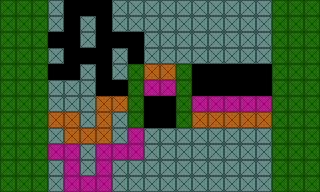

A 2D game scene composited from a Tiled map and its tileset images. What follows is a short description and the map's XML, with every tile layer's data as written:
An orthogonal 20x12 tile map with 16x16 px tiles, 1 tile layer (Tile Layer 1).

<map version="1.10" tiledversion="1.11.0" orientation="orthogonal" renderorder="right-down" width="20" height="12" tilewidth="16" tileheight="16" infinite="0" nextlayerid="2" nextobjectid="1">
 <editorsettings>
  <export target="../level_6/level_6_path.csv" format="csv" />
 </editorsettings>
 <tileset firstgid="1" source="../../tileset/Mind_the_Gap.tsx" />
 <layer id="1" name="Tile Layer 1" width="20" height="12">
  <data encoding="csv">
1,1,1,2,5,5,5,2,2,2,2,2,2,2,2,2,2,1,1,1,
1,1,1,2,5,2,5,2,2,2,2,2,2,2,2,2,2,1,1,1,
1,1,1,5,5,2,5,5,5,2,2,2,2,2,2,2,2,1,1,1,
1,1,1,2,6,6,6,2,5,2,2,2,2,2,2,2,2,1,1,1,
1,1,1,6,6,2,6,2,1,3,3,1,6,6,6,6,6,1,1,1,
1,1,1,2,2,2,6,6,1,4,4,1,5,5,5,5,5,1,1,1,
1,1,1,2,2,2,3,3,1,5,5,1,4,4,4,4,4,1,1,1,
1,1,1,3,3,2,3,2,1,6,6,1,3,3,3,3,3,1,1,1,
1,1,1,2,3,3,3,2,4,2,2,2,2,2,2,2,2,1,1,1,
1,1,1,4,4,2,4,4,4,2,2,2,2,2,2,2,2,1,1,1,
1,1,1,2,4,2,4,2,2,2,2,2,2,2,2,2,2,1,1,1,
1,1,1,2,4,4,4,2,2,2,2,2,2,2,2,2,2,1,1,1
</data>
 </layer>
</map>